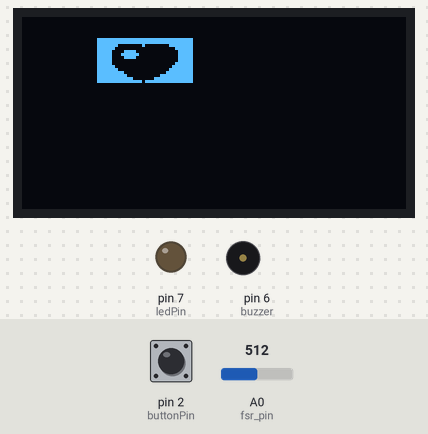
A sketch run on a simulated Arduino Uno, built with avr-gcc and run on an emulated ATmega328P. Shown: 128×64 one-colour display, output pins drawn as LEDs (lit = HIGH), buzzer (waves = sounding). Inputs (shaded band) come from the test bench; at power-on: pin 2 (buttonPin) LOW, A0 (fsr_pin) = 512.

Above: at 1.2 s.
1.3 s: pin 2 (buttonPin) pulled HIGH for 0.15 s
At 2.3 s:
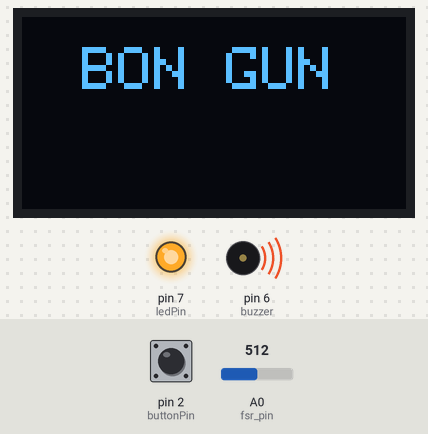
4.4 s: A0 (fsr_pin) set to 428
7.4 s: A0 (fsr_pin) set to 396
At 8.2 s:
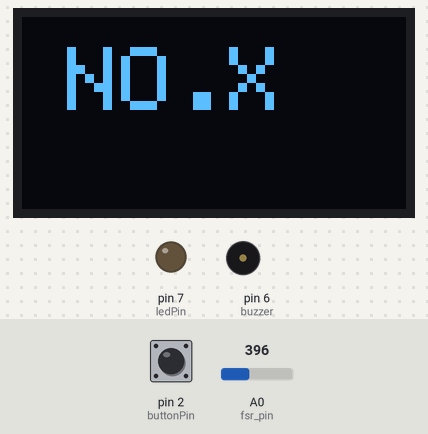
8.9 s: A0 (fsr_pin) set to 900
At 9.7 s:
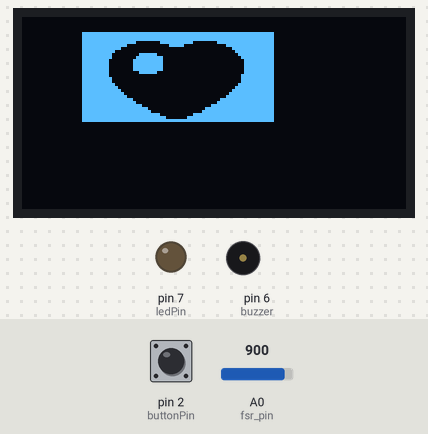
10.4 s: pin 2 (buttonPin) pulled HIGH for 1 s
At 14.3 s:
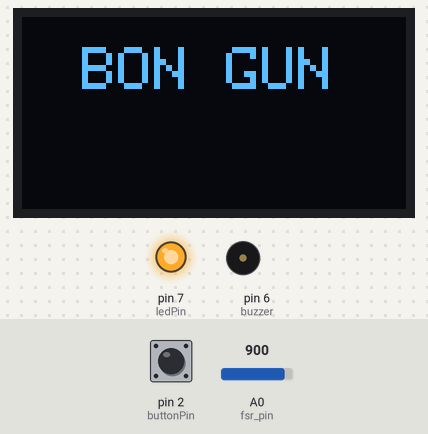
14.4 s: pin 2 (buttonPin) pulled HIGH for 3.2 s
At 17.0 s:
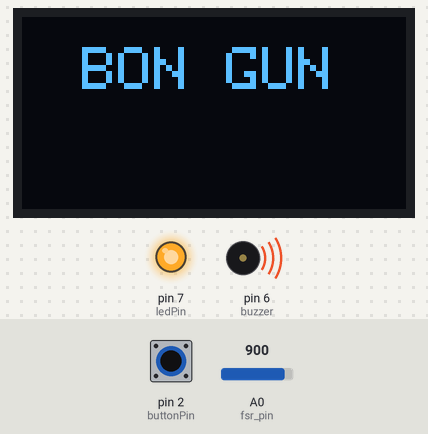
Timing chart, 0 to 23.3 s (numbered marks = the images above; inputs shaded):
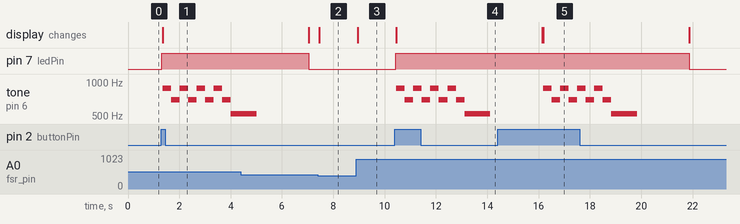

The sketch:

_222.ino
```cpp
#include<Wire.h>
#include<SPI.h>
#include<Adafruit_GFX.h>
#include<Adafruit_SSD1306.h>
//Define Variables
#define OLED_MOSI 11 //D1
#define OLED_CLK 12 //D0
#define OLED_DC 9 //DC
#define OLED_CS 8//CS
#define OLED_RESET 10 //RES
#define fsr_pin A0
Adafruit_SSD1306 display(OLED_MOSI,OLED_CLK,OLED_DC,OLED_RESET,OLED_CS);
static const unsigned char PROGMEM Logo[]={
  B11111111, B11111111, B11111111, B11111111,
  B11111111, B11111111, B11111111, B11111111,
  B11111110, B00000001, B00000000, B11111111,
  B11111100, B00000000, B00000000, B00111111,
  B11111000, B01111000, B00000000, B00011111,
  B11111000, B11111100, B00000000, B00011111,
  B11111000, B01111000, B00000000, B00011111,
  B11111000, B00000000, B00000000, B00011111,
  B11111000, B00000000, B00000000, B00111111,
  B11111100, B00000000, B00000000, B01111111,
  B11111110, B00000000, B00000000, B11111111,
  B11111111, B10000000, B00000001, B11111111,
  B11111111, B11000000, B00000111, B11111111,
  B11111111, B11110000, B00011111, B11111111,
  B11111111, B11111110, B11111111, B11111111,
  B00000000, B00000000, B00000000, B00000000,


  };
  static const unsigned char PROGMEM Sign[]={
  B11111111, B11111111, B11111111, B11111111, B11111111, B11111111, B11111111, B11111111,
  B11111111, B11111111, B11111111, B11111111, B11111111, B11111111, B11111111, B11111111,
  B11111111, B11111111, B11111111, B11111111, B11111111, B11111111, B11111111, B11111111,
  B11111111, B11111111, B11000000, B00111111, B11111000, B00000111, B11111111, B11111111,
  B11111111, B11111110, B00000000, B00000111, B11000000, B00000000, B11111111, B11111111,
  B11111111, B11111000, B00000000, B00000000, B00000000, B00000000, B00111111, B11111111,
  B11111111, B11100000, B00000000, B00000000, B00000000, B00000000, B00011111, B11111111,
  B11111111, B11000000, B00011111, B10000000, B00000000, B00000000, B00001111, B11111111,
  B11111111, B11000000, B00111111, B11100000, B00000000, B00000000, B00000111, B11111111,
  B11111111, B10000000, B01111111, B11100000, B00000000, B00000000, B00000011, B11111111,
  B11111111, B10000000, B01111111, B11100000, B00000000, B00000000, B00000011, B11111111,
  B11111111, B10000000, B01111111, B11100000, B00000000, B00000000, B00000011, B11111111,
  B11111111, B10000000, B01111111, B11100000, B00000000, B00000000, B00000011, B11111111,
  B11111111, B10000000, B00011111, B10000000, B00000000, B00000000, B00000011, B11111111,
  B11111111, B10000000, B00000000, B00000000, B00000000, B00000000, B00000111, B11111111,
  B11111111, B11000000, B00000000, B00000000, B00000000, B00000000, B00000111, B11111111,
  B11111111, B11000000, B00000000, B00000000, B00000000, B00000000, B00000111, B11111111,
  B11111111, B11100000, B00000000, B00000000, B00000000, B00000000, B00001111, B11111111,
  B11111111, B11110000, B00000000, B00000000, B00000000, B00000000, B00011111, B11111111,
  B11111111, B11111000, B00000000, B00000000, B00000000, B00000000, B00111111, B11111111,
  B11111111, B11111100, B00000000, B00000000, B00000000, B00000000, B01111111, B11111111,
  B11111111, B11111110, B00000000, B00000000, B00000000, B00000000, B11111111, B11111111,
  B11111111, B11111111, B10000000, B00000000, B00000000, B00000011, B11111111, B11111111,
  B11111111, B11111111, B11000000, B00000000, B00000000, B00000111, B11111111, B11111111,
  B11111111, B11111111, B11110000, B00000000, B00000000, B00011111, B11111111, B11111111,
  B11111111, B11111111, B11111100, B00000000, B00000000, B01111111, B11111111, B11111111,
  B11111111, B11111111, B11111110, B00000000, B00000000, B11111111, B11111111, B11111111,
  B11111111, B11111111, B11111111, B11000000, B00000111, B11111111, B11111111, B11111111,
  B11111111, B11111111, B11111111, B11110000, B00011111, B11111111, B11111111, B11111111,
  B11111111, B11111111, B11111111, B11111111, B11111111, B11111111, B11111111, B11111111,
  B00000000, B00000000, B00000000, B00000000, B00000000, B00000000, B00000000, B00000000,
  B00000000, B00000000, B00000000, B00000000, B00000000, B00000000, B00000000, B00000000,

  };

// constants won't change. They're used here to
// set pin numbers:
const int buttonPin = 2;     // the number of the pushbutton pin
const int ledPin = 7;      // the number of the LED pin
const int buzzer = 6;
const int ledCount = 10; // the number of LEDs in the bar graph
int ledPins[] = { 2, 3, 4, 5, 6, 7, 8, 9, 10, 12};
 int pushButton=2;
 const int toneTable[7][5]={
{ 66, 131, 262, 523, 1046}, // C Do
{ 74, 147, 294, 587, 1175}, // D Re
{ 83, 165, 330, 659, 1318}, // E Mi
{ 88, 175, 349, 698, 1397}, // F Fa
{ 98, 196, 392, 784, 1568}, // G So
{110, 220, 440, 880, 1760}, // A La
{124, 247, 494, 988, 1976} // B Si
};
char toneName[]="CDEFGAB";
char beeTone[]="AFAFAFAFCCC";
int beeBeat[]={
1,1,1,1,1,1,1,1,1,1,1
};
int getTone(char symbol) {
int toneNo = 0;
for ( int ii=0; ii<7; ii++ ) {
if ( toneName[ii]==symbol ) {
toneNo = ii;
break;
}
}
return toneNo;
}

// variables will change:
int buttonState = 0;         // variable for reading the pushbutton status

void setup() {
   Serial.begin(9600);
  // put your setup code here, to run once:
  pinMode(pushButton,INPUT);
display.begin(SSD1306_SWITCHCAPVCC);
  // initialize the LED pin as an output:
  pinMode(ledPin, OUTPUT);
  // initialize the pushbutton pin as an input:
  pinMode(buttonPin, INPUT);
  pinMode(buzzer,OUTPUT);
noTone(buzzer);
}
void loop() {

int fsr_value = analogRead(fsr_pin); // 讀取FSR
int led_value = map(fsr_value, 0, 1023, 0, 10);
if(led_value<=3){
  display.clearDisplay();
 display.setTextColor(WHITE);
 display.setTextSize(3);
 display.setCursor(15,10);
 display.print("NO.X");
 display.display();

  }
  else if(led_value>3&&led_value<7)
  {display.clearDisplay();
 display.setTextColor(WHITE);
 display.setTextSize(2);
 display.setCursor(20,10);
display.drawBitmap(25,7,Logo,32,16,WHITE);
 display.display();

    }
  else{
    display.clearDisplay();
 display.setTextColor(WHITE);
 display.setTextSize(2);
 display.setCursor(70,10);
display.drawBitmap(20,5,Sign,64,32,WHITE);
 display.display();
    }
// read the state of the pushbutton value:
  buttonState = digitalRead(buttonPin);

  // check if the pushbutton is pressed.
  // if it is, the buttonState is HIGH:
  if (buttonState == HIGH) {
    // turn LED on:
    digitalWrite(ledPin, HIGH);
    display.clearDisplay();
 display.setTextColor(WHITE);
 display.setTextSize(2);
 display.setCursor(20,10);
 display.print("BON GUN");
 display.display();

int ii, length, toneNo;
int duration;
// bee
length = sizeof(beeTone)-1;
for ( ii=0; ii<length; ii++ ) {
toneNo = getTone(beeTone[ii]);
duration = beeBeat[ii]*333;
tone(buzzer,toneTable[toneNo][3]);
delay(duration);
noTone(buzzer);
}
delay(2000);
  }
  else{
  digitalWrite(ledPin, LOW);

  }
}
```

Measured:
- the behaviour switches between 410 and 409 on A0 (fsr_pin) (found by bisection; images 1 and 2)
- after the input at 1.3 s, pin 7 (ledPin): LOW → HIGH at once; tone on pin 6 (buzzer): silent → 880 Hz after 0.05 s, then repeats every 0.67 s: 698 Hz 0.33 s, 880 Hz 0.33 s; the display: changes after 0.05 s (image 1)
- after the input at 7.4 s, the display: changes after 0.05 s (image 2)
- after the input at 8.9 s, the display: changes after 0.06 s (image 3)
- after the input at 10.4 s, pin 7 (ledPin): LOW → HIGH at once; tone on pin 6 (buzzer): plays 880 Hz for 0.33 s, 698 Hz for 0.33 s, 880 Hz for 0.33 s, 698 Hz for 0.33 s, 880 Hz for 0.33 s, 698 Hz for 0.33 s … (9 notes in this stretch), starting after 0.05 s; the display: changes after 0.05 s (image 4)
- after the input at 14.4 s, pin 7 (ledPin): HIGH → LOW after 7.5 s instead of 1.7 s; tone on pin 6 (buzzer): plays 880 Hz for 0.33 s, 698 Hz for 0.33 s, 880 Hz for 0.33 s, 698 Hz for 0.33 s, 880 Hz for 0.33 s, 698 Hz for 0.33 s … (9 notes in this stretch), starting after 1.8 s
